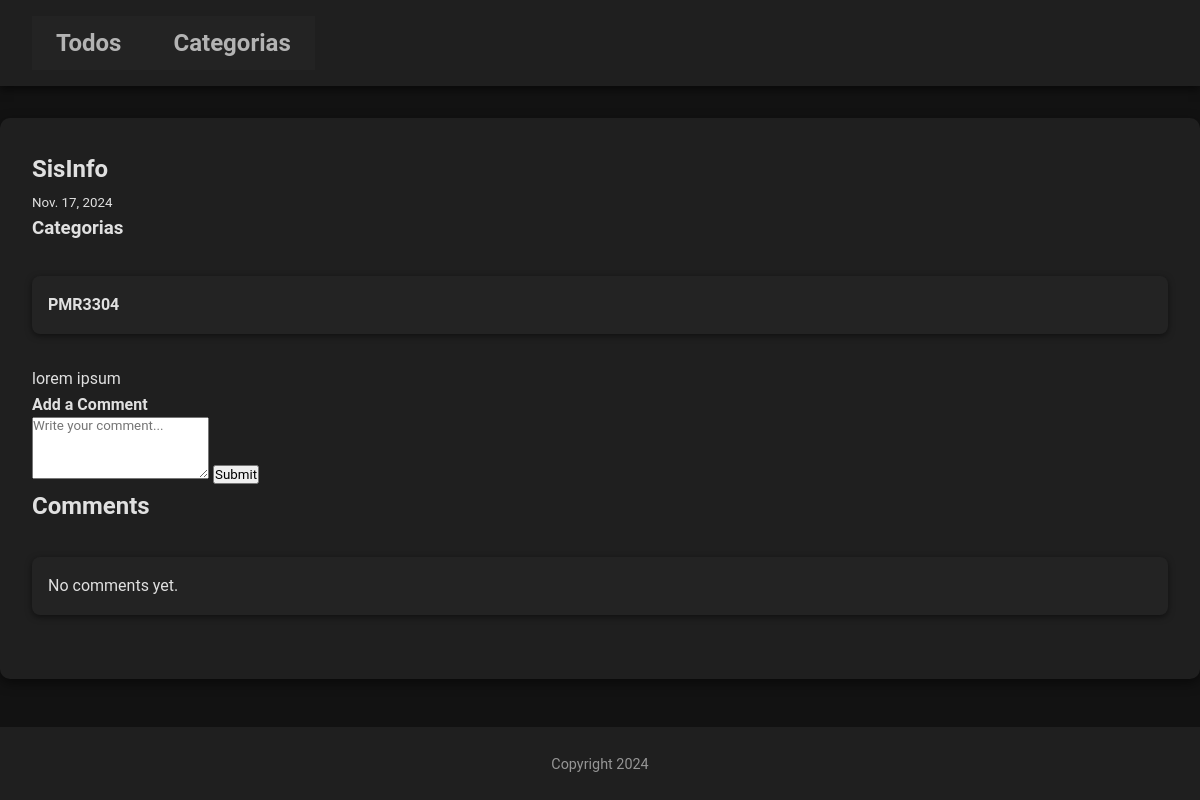
The app's page /18/ with its own data.
### blog/models.py (models this page shows, shortened)
class Post(models.Model):
    title = models.CharField(max_length=255)
    body = models.TextField()
    created_on = models.DateTimeField(auto_now_add=True)
    last_modified = models.DateTimeField(auto_now=True)
    categories = models.ManyToManyField(Category, related_name='posts')

class Category(models.Model):
    name = models.CharField(max_length=100, unique=True)
    def get_absolute_url(self):
        from django.urls import reverse
        return reverse('category_detail', kwargs={'pk': self.pk})

### blog/views.py (the view)
# urls.py: path('<int:pk>/', PostDetailView.as_view(), name='post_detail'),
class PostDetailView(DetailView):
    model = Post
    template_name = 'post_detail.html'
    context_object_name = 'post'
    def get_context_data(self, **kwargs):
        context = super().get_context_data(**kwargs)
        context['comments'] = self.object.comments.all()  # Exibe todos os comentários associados ao post
        return context
    def post(self, request, *args, **kwargs):
        self.object = self.get_object()
        body = request.POST.get('body')  # Captura o texto do comentário enviado no campo 'body'
        if body:  # Se o corpo do comentário não estiver vazio
            comment = Comment(post=self.object, body=body)
            if request.user.is_authenticated:
                comment.author = request.user  # Se o usuário estiver autenticado, associa o comentário a ele
            comment.save()
        return redirect('post_detail', pk=self.object.pk)  # Redireciona para a página do post

### blog/templates/post_detail.html (shortened to what this page needs)
{% extends 'base.html' %}
{% block content %}
    {% block page_title %}
        <h2>{{ post.title }}</h2>
    {% endblock page_title %}
    {% block page_content %}
        <small>
            {{ post.created_on.date }}
        </small>
        <h3>Categorias</h3>
        <ul>
            {% for category in post.categories.all %}
                <li><a href="{{ category.get_absolute_url }}">{{ category.name }}</a></li>
            {% empty %}
             <li>Sem categorias.</li>
            {% endfor %}
        </ul>
        <p>{{ post.body | linebreaks }}</p>
    {% endblock page_content %}
    <h4>Add a Comment</h4>
    <form method="post">
        <textarea name="body" rows="4" placeholder="Write your comment..."></textarea>
        <button type="submit">Submit</button>
    </form>
    <h2>Comments</h2>
    <ul>
        {% for comment in comments %}
            <li>
                <p><strong>{{ comment.display_author }}</strong></p>
                <p>{{ comment.body }}</p>
                <p>Posted at: {{ comment.created_at }}</p>
            </li>
        {% empty %}
            <li>No comments yet.</li>
        {% endfor %}
    </ul>
{% endblock content %}

### static/css/style.css (style rules this page uses)
* { margin: 0; padding: 0; box-sizing: border-box; font-family: 'Roboto', Arial, sans-serif; }
body { background-color: #121212; color: #e0e0e0; line-height: 1.6; font-size: 16px; }
#conteiner-principal ul { list-style: none; margin: 2rem 0; padding: 0; gap: 1rem; display: flex; flex-direction: column; }
#conteiner-principal ul li { background: #232323; padding: 1rem; border-radius: 8px; display: flex; justify-content: space-between; align-items: center; box-shadow: 0 2px 6px rgba(0, 0, 0, 0.5); transition: transform 0.2s ease; }
#conteiner-principal ul li a { text-decoration: none; color: #e0e0e0; font-weight: bold; transition: color 0.3s ease; }

### records on screen
Post: title "SisInfo", created_on "Nov. 17, 2024", body "lorem ipsum"
Category: name "PMR3304"
